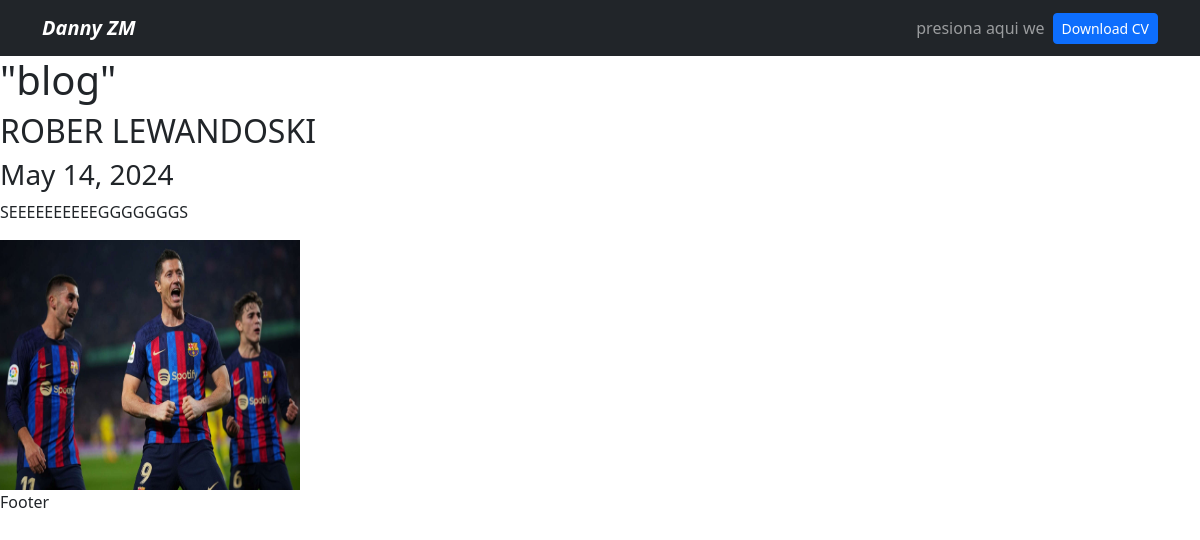
The app's page /blog/5 with its own data.
### blog/models.py (models this page shows)
class Post(models.Model):
    title=models.CharField(max_length=100)
    description = models.TextField()
    image = models.ImageField(upload_to='blog/images')
    date = models.DateField(datetime.date.today)

### blog/views.py (the view)
# urls.py: path("<int:post_id>", post_detail,
def post_detail(request, post_id):
    post = get_object_or_404(Post, pk=post_id)
    return render(request, 'post_detail.html', {"post": post})

### blog/templates/post_detail.html
{% extends 'layout.html' %}
{% block content%}
<h1>"blog"</h1>
<h2>{{post.title}}</h2>
<h3>{{post.date}}</h3>
<p>{{post.description|safe}}</p>
<img src="{{post.image.url}}" alt="{{post.title}}" width="300" height="250"     >
{% endblock %}

### records on screen
Post: title "ROBER LEWANDOSKI", date "May 14, 2024", description "SEEEEEEEEEEGGGGGGGS", image (picture)
